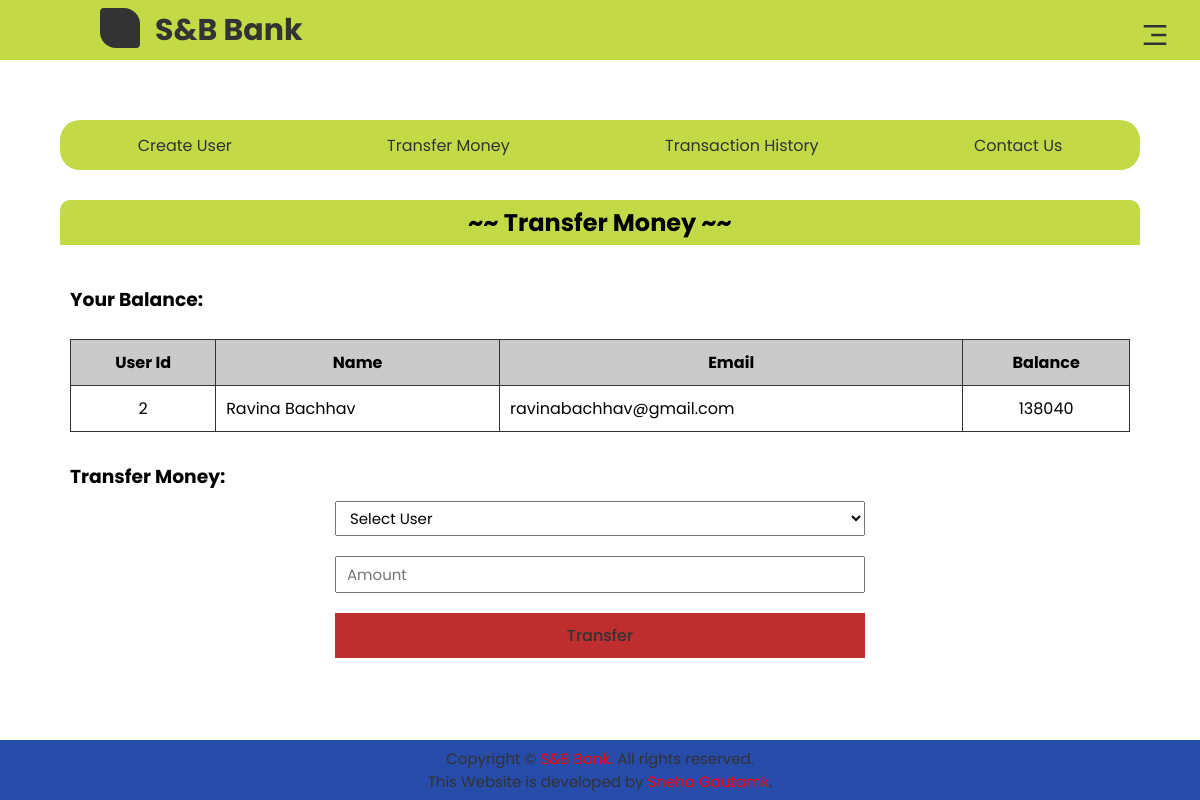
The page /transfer.php?id=2 on the database its author committed.
### tables this page shows
CREATE TABLE `user` (
  `id` int(5) NOT NULL,
  `name` varchar(50) NOT NULL,
  `email` varchar(100) NOT NULL,
  `balance` int(10) NOT NULL
);

### transfer.php (the view, shortened to what this page needs)
<!DOCTYPE html>
<html lang="en">
  <head>
    <link rel="stylesheet" href="./assets/css/app.css" />
    <link
      href="https://cdn.jsdelivr.net/npm/remixicon@2.5.0/fonts/remixicon.css"
      rel="stylesheet"
    />
  </head>
  <body>
    <?php
      include "./components/header.php";
    ?>
    <main class="crtbanking">
      <div class="crtComponent">
        <?php
            require "./components/all-in-one-component.php"
        ?>
        <div class="compMainNav">
          <h2>~~ Transfer Money ~~</h2>
          <div class="userTable">
            <h3>Your Balance:</h3>
            <br />
            <table class="userDetails">
              <tr>
                <th>User Id</th>
                <th>Name</th>
                <th>Email</th>
                <th>Balance</th>
              </tr>
              <?php
                  require 'backend/config.php';
                  $userId =  $_GET['id'];
                  $select = "SELECT * FROM user WHERE id = $userId";
                  $selectResult = $conn->query($select); while($row =
                mysqli_fetch_array($selectResult))
                {
                  echo "<tr><td class='center'>$userId</td>";
                  echo "<td>$row[name]</td>";
                  echo "<td>$row[email]</td>";
                  echo "<td class='center'>$row[balance]</td>";
                }
              ?>
              </tr>
            </table>
            <h3>Transfer Money:</h3>
            <form
              action="./backend/transferMoney.php?id=<?php echo $userId;?>"
              method="post"
              class="transferForm"
              enctype="multipart/form"
            >
              <select name="transferNames" id="transferNames">
                <option selected disabled>Select User</option>
              </select>
              <input
                type="number"
                name="amount"
                id="amount"
                placeholder="Amount"
                required
              />
              <input type="submit" value="Transfer" />
            </form>
          </div>
        </div>
      </div>
    </main>
    <?php
        include './components/footer.php';
    ?>
  </body>
</html>

### assets/css/app.css (style rules this page uses)
* { margin: 0; padding: 0; box-sizing: border-box; font-family: 'Poppins', sans-serif; }
body { width: 100vw; overflow-x: hidden; }
main { height: 100vh; display: flex; align-items: center; justify-content: center; }
.crtComponent { height: 70vh; width: 70vw; display: flex; align-items: space-between; justify-content: space-between; }
.compMainNav { overflow: hidden; border-radius: 20px; width: 76%; box-shadow: 0 0 15px rgba(0, 0, 0, 0.26); }
.compMainNav h2 { width: 100%; text-align: center; background-color: #c3d946; padding: 5px 0; }
.userTable { height: 600px; overflow-y: auto; margin: 10px; }
table.userDetails { width: 100%; border: 1px solid #333; border-collapse: collapse; }
table.userDetails tr:first-child { background-color: rgba(107, 107, 107, 0.356); }
table.userDetails th, table.userDetails td { border: 1px solid #333; padding: 10px; }
.center { text-align: center; }
.userTable h3 { margin-top: 30px; }
form.transferForm { width: 100%; display: flex; align-items: center; justify-content: center; flex-direction: column; }
.transferForm select { width: 50%; padding: 5px 10px; outline: none; margin-top: 10px; font-size: 15px; }
.transferForm input { width: 50%; outline: none; margin-top: 20px; font-size: 15px; padding: 5px 10px; }
.transferForm input[type='submit'] { background-color: #be2e2e; color: #333; border: none; outline: none; padding: 10px; cursor: pointer; font-size: 16px; font-weight: 500; }
@media only screen and (max-width: 1400px) { .crtComponent { width: 90vw; } }
@media only screen and (max-width: 1201px) { .crtComponent { flex-direction: column; align-items: center; justify-content: flex-start; } }
@media only screen and (max-width: 1201px) { .compMainNav { width: 100%; box-shadow: none; height: max-content; border-radius: 10px 10px 0 0; padding-bottom: 40px; } }
@media only screen and (max-width: 1201px) { .userTable { height: 100%; padding-bottom: 20px; } }

### rows shown on the page
user: name "Ravina Bachhav", email "ravinabachhav@gmail.com", balance "138040"
